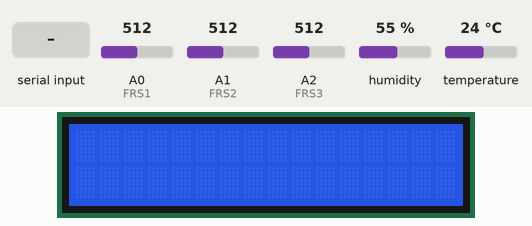
Bench run of a sketch on a simulated Arduino Uno, built with avr-gcc and run on an emulated ATmega328P. Parts: 16×2 character LCD. Inputs (shaded band) come from the test bench; at power-on: A0 (FRS1) = 512, A1 (FRS2) = 512, A2 (FRS3) = 512, humidity 55 %, temperature 24 °C.

Above: at 1.2 s.
1.3 s: "/temp\n" received over Serial
At 3.0 s:
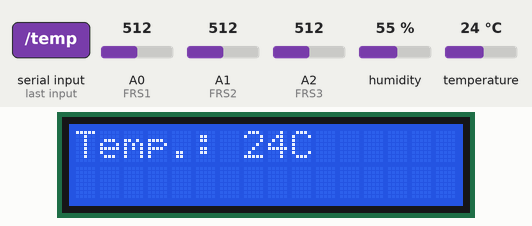
3.6 s: "/lux\n" received over Serial
At 4.6 s:
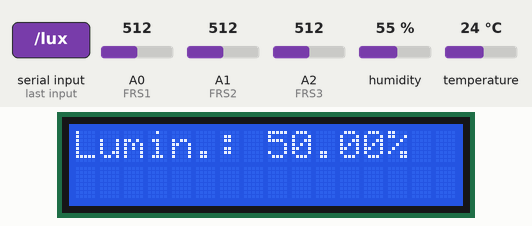
5.6 s: "/umid\n" received over Serial
At 7.4 s:
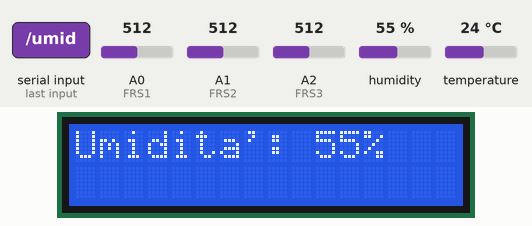
7.7 s: "/clear\n" received over Serial
At 9.4 s:
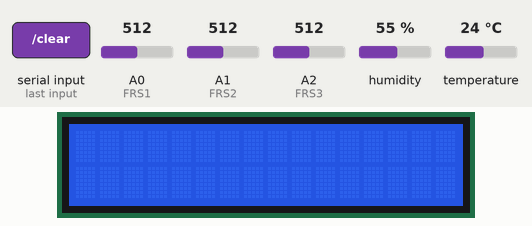
Timing chart, 0 to 10.7 s (numbered marks = the images above; inputs shaded):
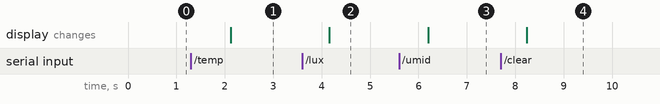

Measured:
- after the input at 1.3 s, the display: changes after 0.83 s (image 1)
- after the input at 3.6 s, the display: changes after 0.56 s (image 2)
- after the input at 5.6 s, the display: changes after 0.60 s (image 3)
- after the input at 7.7 s, the display: changes after 0.54 s (image 4)

The sketch:

arduinoSenzaTelegram.ino
```cpp
#include <LiquidCrystal.h>
#include <DHT.h>

LiquidCrystal lcd(12, 11, 5, 4, 3, 2);

const int DHTPin = 7;
const int FRS1 = A0;
const int FRS2 = A1;
const int FRS3 = A2;
const int DHTTYPE = DHT11;

DHT dht = DHT(DHTPin, DHTTYPE);

int umid;
int lux1;
int lux2;
int lux3;
int temp;

float percentualeLux;

void setup(){
  Serial.begin(9600);
  lcd.begin(16, 2);
  dht.begin();
}

void loop(){
  umid = dht.readHumidity();
  lux1 = analogRead(FRS1);
  lux2 = analogRead(FRS2);
  lux3 = analogRead(FRS3);
  temp = dht.readTemperature();

  percentualeLux = (map(lux1, 0, 1023, 0, 100) + map(lux2, 0, 1023, 0, 100) + map(lux3, 0, 1023, 0, 100))/3;

  if(Serial.available()){
    String inputString = "";

    while(Serial.available()){
      char incomingChar = Serial.read();

      if (incomingChar == '\n') {
        break;
      }
      inputString += incomingChar;
      delay(2);
    }

    if(inputString.equals("/read")){
      Serial.print("Umidita del terreno: ");
      Serial.print(umid);
      Serial.println("%");

      Serial.print("Luminosita': ");
      Serial.print(percentualeLux);
      Serial.println("%");

      Serial.print("Temperatura: ");
      Serial.print(temp);
      Serial.println("C");
    }else if(inputString.equals("/clear")) {
      lcd.clear();
      lcd.setCursor(0, 0);
    }else if(inputString.equals("/temp")) {
      lcd.clear();
      lcd.print("Temp.: ");
      lcd.print(String(temp));
      lcd.print("C");
      lcd.setCursor(0, 1);
    }else if(inputString.equals("/lux")){
      lcd.clear();
      lcd.print("Lumin.: ");
      lcd.print(String(percentualeLux));
      lcd.print("%");
      lcd.setCursor(0, 1);
    }else if(inputString.equals("/umid")){
      lcd.clear();
      lcd.print("Umidita': ");
      lcd.print(String(umid));
      lcd.print("%");
      lcd.setCursor(0, 1);
    }
  }

  delay(1000);
}
```
